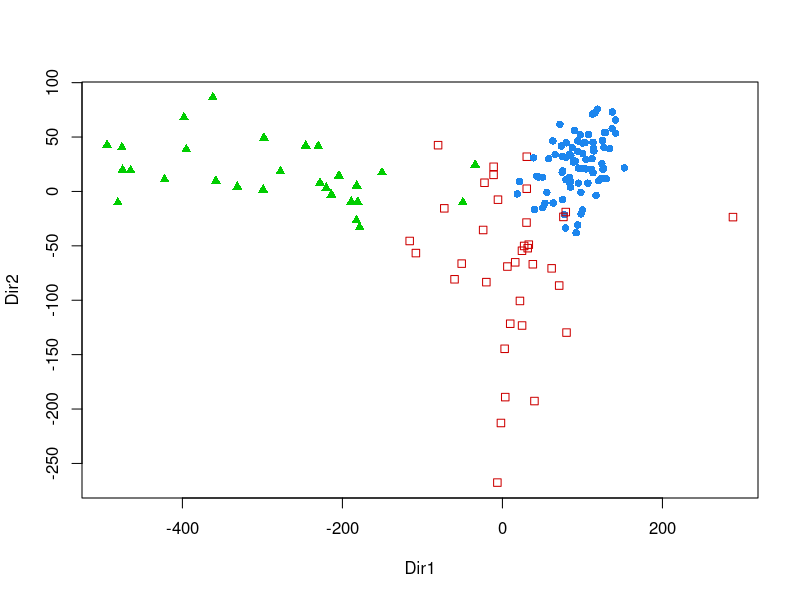
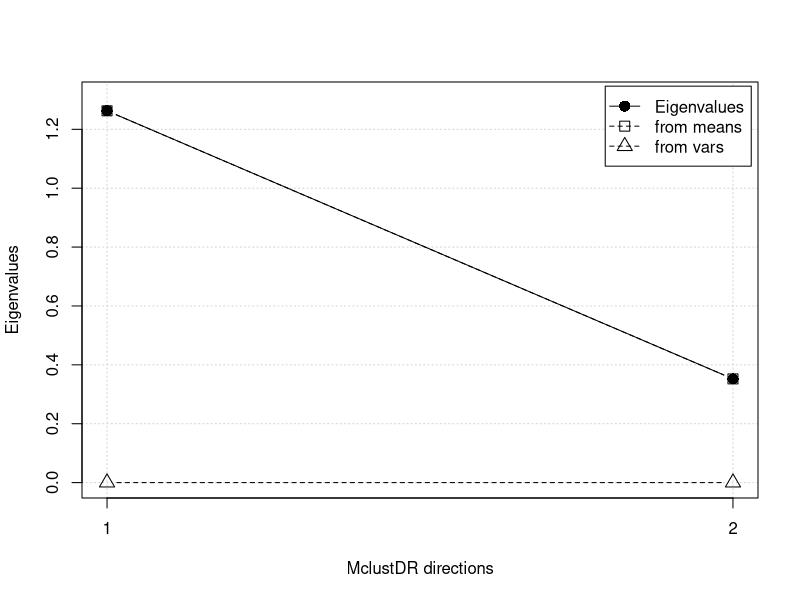
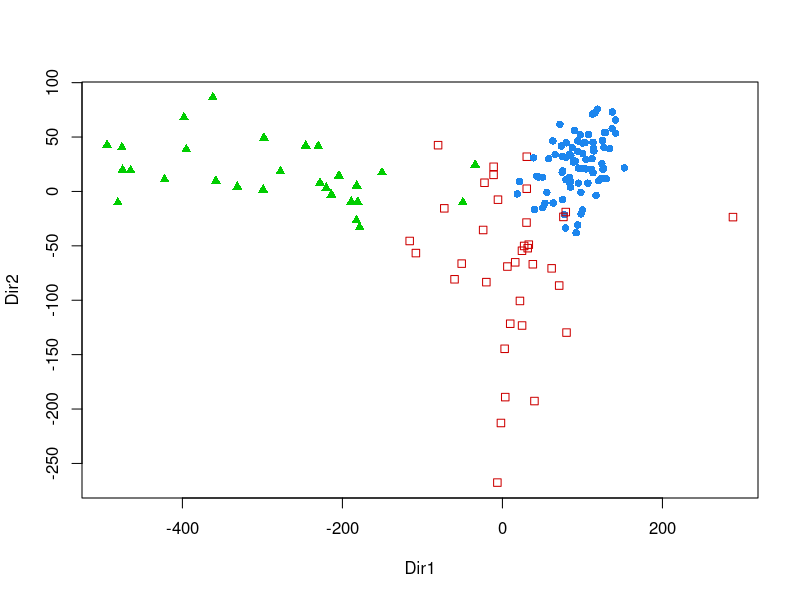
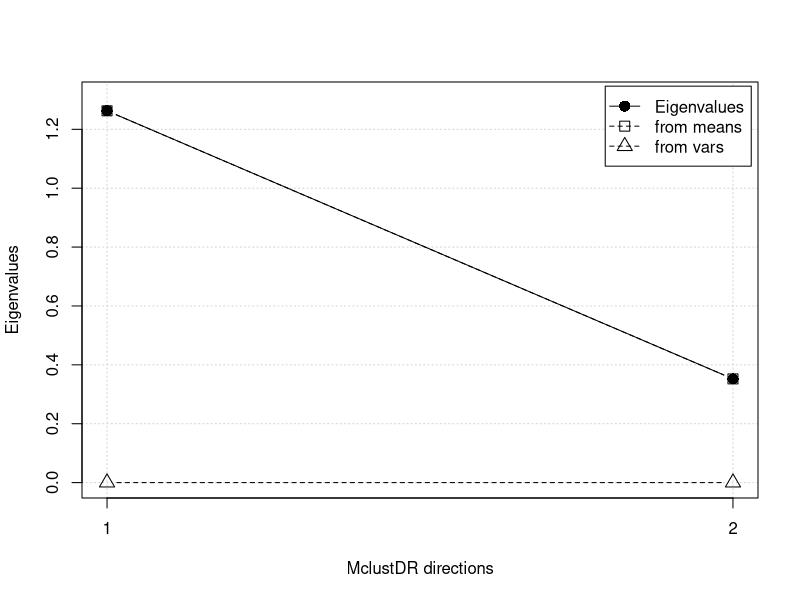

Here is the R script that generated these plots, in order:
library(mclust)


### Name: MclustDR
### Title: Dimension reduction for model-based clustering and
###   classification
### Aliases: MclustDR print.MclustDR
### Keywords: multivariate

### ** Examples

# clustering
data(diabetes)
mod <- Mclust(diabetes[,-1])
summary(mod)

dr <- MclustDR(mod)
summary(dr)
plot(dr, what = "scatterplot")
plot(dr, what = "evalues")

# adjust the tuning parameter to show the most separating directions
dr1 <- MclustDR(mod, lambda = 1) 
summary(dr1)
plot(dr1, what = "scatterplot")
plot(dr1, what = "evalues")

# classification
data(banknote)

da <- MclustDA(banknote[,2:7], banknote$Status, modelType = "EDDA")
dr <- MclustDR(da)
summary(dr)

da <- MclustDA(banknote[,2:7], banknote$Status)
dr <- MclustDR(da)
summary(dr)
